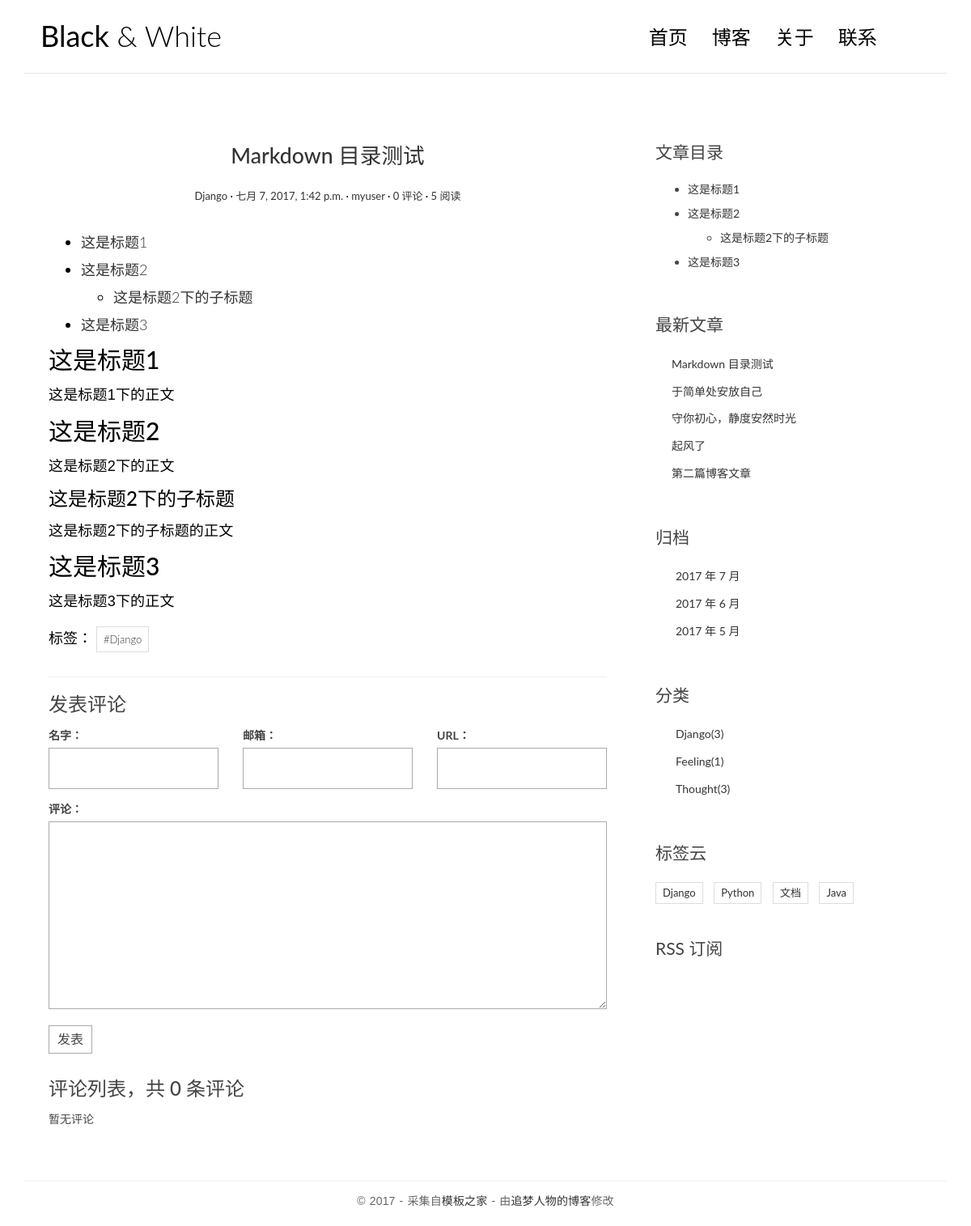
The page /post/8/ on the database its author committed.
### blog/models.py (models this page shows, shortened)
@python_2_unicode_compatible
class Post(models.Model):
    title = models.CharField(max_length=70)
    body = models.TextField()
    created_time = models.DateTimeField()
    modified_time = models.DateTimeField()
    excerpt = models.CharField(max_length=200, blank=True)
    category = models.ForeignKey(Category)
    tags = models.ManyToManyField(Tag, blank=True)
    author = models.ForeignKey(User)
    views = models.PositiveIntegerField(default=0)
    def increase_views(self):
        self.views += 1
        self.save(update_fields=['views'])
    def get_absolute_url(self):
        return reverse('blog:detail', kwargs={'pk': self.pk})
    class Meta:
        ordering = ['-created_time']
    def save(self, *args, **kwargs):
        if not self.excerpt:
            md = markdown.Markdown(extensions=[
                'markdown.extensions.extra',
                'markdown.extensions.codehilite',
            ])
            self.excerpt = strip_tags(md.convert(self.body))[:54]
        super(Post, self).save(*args, **kwargs)

@python_2_unicode_compatible
class Category(models.Model):
    name = models.CharField(max_length=100)

@python_2_unicode_compatible
class Tag(models.Model):
    name = models.CharField(max_length=100)

### blog/views.py (the view)
# urls.py: url(r'^post/(?P<pk>[0-9]+)/$', views.detail, name='detail'),
def detail(request, pk):
    post = get_object_or_404(Post, pk=pk)
    post.increase_views()
    md = markdown.Markdown(extensions=[
        'markdown.extensions.extra',
        'markdown.extensions.codehilite',
        TocExtension(slugify=slugify),
        ])
    post.body = md.convert(post.body)
    post.toc = md.toc
    form = CommentForm()
    comment_list = post.comment_set.all()
    context = {
        'post': post,
        'form': form,
        'comment_list': comment_list
    }
    return render(request, 'blog/detail.html', context=context)

### comments/forms.py
class CommentForm(forms.ModelForm):
    class Meta:
        model = Comment
        fields = ['name', 'email', 'url', 'text']

### blog/templatetags/blog_tags.py (called while the page is built)
@register.simple_tag
def get_recent_posts(num=5):
    return Post.objects.all().order_by('-created_time')[:num]

@register.simple_tag
def archives():
    return Post.objects.dates('created_time', 'month', order='DESC')

@register.simple_tag
def get_categories():
    return Category.objects.annotate(num_posts=Count('post')).filter(num_posts__gt=0)

@register.simple_tag
def get_tags():
    return Tag.objects.annotate(num_posts=Count('post')).filter(num_posts__gt=0)

### templates/blog/detail.html (shortened to what this page needs)
{% extends 'base.html' %}
{% block main %}
                <article class="post post-{{ post.pk }}">
                    <header class="entry-header">
                        <h1 class="entry-title">
                            <a href="{{ post.get_absolute_url }}">{{ post.title }}</a>
                        </h1>
                        <div class="entry-meta">
                            <span class="post-category"><a href="{% url 'blog:category' post.category.pk %}">{{ post.category.name }}</a></span>
                            <span class="post-date"><a href="{{ post.get_absolute_url }}"><time class="entry-date"
                                                                      datetime="{{ post.created_time }}">{{ post.created_time }}</time></a></span>
                            <span class="post-author"><a href="#">{{ post.author }}</a></span>
                            <span class="comments-link"><a href="#comment-area">{{ post.comment_set.count }} 评论</a></span>
                            <span class="views-count"><a href="{{ post.get_absolute_url }}">{{ post.views }} 阅读</a></span>
                        </div>
                    </header>
                    <div class="entry-content clearfix">
                        {{ post.body|safe }}
                        <div class="widget-tag-cloud">
                            <ul>
                                标签：
                                {% for tag in post.tags.all %}
                                    <li><a href="{% url 'blog:tag' tag.pk %}">#{{ tag.name }}</a></li>
                                {% endfor %}
                            </ul>
                        </div>
                    </div>
                </article>
                <section class="comment-area" id="comment-area">
                    <hr>
                    <h3>发表评论</h3>
                    <form action="{% url 'comments:post_comment' post.pk %}" method="post" class="comment-form">
                      <div class="row">
                        <div class="col-md-4">
                          <label for="{{ form.name.id_for_label }}">名字：</label>
                          {{ form.name }}
                        </div>
                        <div class="col-md-4">
                          <label for="{{ form.email.id_for_label }}">邮箱：</label>
                          {{ form.email }}
                        </div>
                        <div class="col-md-4">
                          <label for="{{ form.url.id_for_label }}">URL：</label>
                          {{ form.url }}
                        </div>
                        <div class="col-md-12">
                          <label for="{{ form.text.id_for_label }}">评论：</label>
                          {{ form.text }}
                          <button type="submit" class="comment-btn">发表</button>
                        </div>
                      </div>
                    </form>
                    <div class="comment-list-panel">
                        <h3>评论列表，共 <span>{{ post.comment_set.count }}</span> 条评论</h3>
                            <ul class="comment-list list-unstyled">
                              {% for comment in comment_list %}
                              <li class="comment-item">
                                <span class="nickname">{{ comment.name }}</span>
                                <time class="submit-date">{{ comment.created_time }}</time>
                                <div class="text">
                                  {{ comment.text }}
                                </div>
                              </li>
                              {% empty %}
                              暂无评论
                              {% endfor %}
                            </ul>
                    </div>
                </section>
{% endblock main %}
{% block toc %}
    <div class="widget widget-content">
        <h3 class="widget-title">文章目录</h3>
        {{ post.toc|safe }}
    </div>
{% endblock toc%}

### templates/base.html (shortened to what this page needs)
{% load staticfiles %}
{% load blog_tags %}
<!DOCTYPE html>
<html>
<head>
    <link rel="stylesheet" href="{% static 'blog/css/bootstrap.min.css' %}">
    <link rel="stylesheet" href="http://code.ionicframework.com/ionicons/2.0.1/css/ionicons.min.css">
    <link rel="stylesheet" href="{% static 'blog/css/pace.css' %}">
    <link rel="stylesheet" href="{% static 'blog/css/custom.css' %}">
    <link rel="stylesheet" href="{% static 'blog/css/highlights/github.css' %}">
</head>
<body>
<div class="container">
    <header id="site-header">
        <div class="row">
            <div class="col-md-4 col-sm-5 col-xs-8">
                <div class="logo">
                    <h1><a href="{% url 'blog:index' %}"><b>Black</b> &amp; White</a></h1>
                </div>
            </div>
            <div class="col-md-8 col-sm-7 col-xs-4">
                <nav class="main-nav" role="navigation">
                    <div class="collapse navbar-collapse" id="bs-example-navbar-collapse-1">
                        <ul class="nav navbar-nav navbar-right">
                            <li class="cl-effect-11"><a href="{% url 'blog:index' %}" data-hover="首页">首页</a></li>
                            <li class="cl-effect-11"><a href="full-width.html" data-hover="博客">博客</a></li>
                            <li class="cl-effect-11"><a href="about.html" data-hover="关于">关于</a></li>
                            <li class="cl-effect-11"><a href="contact.html" data-hover="联系">联系</a></li>
                        </ul>
                    </div>
                </nav>
            </div>
        </div>
    </header>
</div>
<div class="content-body">
    <div class="container">
        <div class="row">
            <main class="col-md-8">
                {% block main %}
                {% endblock main %}
            </main>
            <aside class="col-md-4">
                {% block toc %}
                {% endblock toc %}
                 <div class="widget widget-recent-posts">
                    <h3 class="widget-title">最新文章</h3>
                    {% get_recent_posts as recent_post_list %}
                    <ul>
                        {% for post in recent_post_list %}
                            <li>
                                <a href="{{ post.get_absolute_url }}">{{ post.title }}</a>
                            </li>
                        {% empty %}
                            暂无文章！
                        {% endfor %}
                    </ul>
                </div>
                 <div class="widget widget-archives">
                    <h3 class="widget-title">归档</h3>
                     {% archives as date_list %}
                    <ul>
                        {% for date in date_list %}
                        <li>
                            <a href="{% url 'blog:archives' date.year date.month %}">{{ date.year }} 年 {{ date.month }} 月</a>
                        </li>
                        {% empty %}
                        暂无归档！
                        {% endfor %}
                    </ul>
                </div>
                <div class="widget widget-category">
                    <h3 class="widget-title">分类</h3>
                    {% get_categories as category_list%}
                    <ul>
                        {% for category in category_list %}
                        <li>
                            <a href="{% url 'blog:category' category.pk %}">{{ category.name }}<span class="post-count">({{ category.num_posts }})</span></a>
                        </li>
                        {% empty %}
                        暂无分类!
                        {% endfor %}
                    </ul>
                </div>
                <div class="widget widget-tag-cloud">
                    <h3 class="widget-title">标签云</h3>
                    {% get_tags as tag_list %}
                    <ul>
                        {% for tag in tag_list %}
                        <li>
                            <a href="{% url 'blog:tag' tag.pk %}">{{ tag.name }}</a>
                        </li>
                        {% empty %}
                        暂无标签！
                        {% endfor %}
                    </ul>
                </div>
                <div class="rss">
                    <a href="{% url 'rss' %}"> RSS 订阅</a>
                </div>
            </aside>
        </div>
    </div>
</div>
<footer id="site-footer">
    <div class="container">
        <div class="row">
            <div class="col-md-12">
                <p class="copyright">&copy 2017 - 采集自<a href="http://www.cssmoban.com/"
                                                        target="_blank" title="模板之家">模板之家</a>
                    - 由<a href="http://zmrenwu.com/" title="网页模板" target="_blank">追梦人物的博客</a>修改
                </p>
            </div>
        </div>
    </div>
</footer>
</body>
</html>

### blog/static/blog/css/custom.css (style rules this page uses)
* { outline: none; }
h1, h2, h3, h4, h5, h6 { margin-top: 0; }
b { font-weight: 400; }
a { color: #333; }
body { color: #444; font-family: 'Lato', sans-serif; }
p { font-family: 'Ubuntu', sans-serif; font-weight: 400; word-spacing: 1px; letter-spacing: 0.01em; }
#site-header { background-color: #FFF; padding: 25px 20px; margin-bottom: 40px; border-bottom: 1px solid #e7e7e7; }
.logo h1 a { color: #000; }
.logo h1 { margin: 0; font-family: 'Lato', sans-serif; font-weight: 300; }
.main-nav { margin-top: 11px; max-width: 95%; }
.main-nav a { color: #000000 !important; padding: 0 0 5px 0 !important; margin-right: 30px; font-family: 'Lato', sans-serif; font-weight: 300; font-size: 24px; }
.cl-effect-11 a { padding: 10px 0; color: #0972b4; text-shadow: none; }
.cl-effect-11 a::before { position: absolute; top: 0; left: 0; overflow: hidden; padding: 0 0 5px 0 !important; max-width: 0; border-bottom: 1px solid #000; color: #000; content: attr(data-hover); white-space: nowrap; -webkit-transition: max-width 0.5s; -moz-transition: max-width 0.5s; transition: max-width 0.5s; }
.content-body { padding-bottom: 4em; }
.post { background: #fff; padding: 30px 30px 0; }
.entry-title { text-align: center; font-size: 1.9em; margin-bottom: 20px; line-height: 1.6; padding: 10px 20px 0; }
.entry-meta { text-align: center; color: #DDDDDD; font-size: 13px; margin-bottom: 30px; }
.entry-content { font-size: 18px; line-height: 1.9; font-weight: 300; color: #000; }
.post-category::after, .post-date::after, .post-author::after, .comments-link::after { content: ' ·'; color: #000; }
.widget { background: #fff; padding: 30px 0 0; }
.widget-title { font-size: 1.5em; margin-bottom: 20px; line-height: 1.6; padding: 10px 0 0; font-weight: 400; }
.widget-recent-posts ul { padding: 0; margin: 0; padding-left: 20px; }
.widget-recent-posts ul li { list-style-type: none; position: relative; line-height: 170%; margin-bottom: 10px; }
.widget-recent-posts ul li::before { content: '\f3d3'; font-family: "Ionicons"; position: absolute; left: -17px; top: 3px; font-size: 16px; color: #000; }
.widget-archives ul { padding: 0; margin: 0; padding-left: 25px; }
.widget-archives ul li { list-style-type: none; position: relative; line-height: 170%; margin-bottom: 10px; }
.widget-archives ul li::before { content: '\f3f3'; font-family: "Ionicons"; position: absolute; left: -25px; top: 1px; font-size: 16px; color: #000; }
.widget-category ul { padding: 0; margin: 0; padding-left: 25px; }
.widget-category ul li { list-style-type: none; position: relative; line-height: 170%; margin-bottom: 10px; }
.widget-category ul li::before { content: '\f3fe'; font-family: "Ionicons"; position: absolute; left: -25px; top: 1px; font-size: 18px; color: #000; }
.widget-tag-cloud ul { padding: 0; margin: 0; margin-right: -10px; }
.widget-tag-cloud ul li { list-style-type: none; font-size: 13px; display: inline-block; margin-right: 10px; margin-bottom: 10px; padding: 3px 8px; border: 1px solid #ddd; }
.widget-content ul ul { margin-top: 10px; }
.widget-content ul li { margin-bottom: 10px; }
.rss { font-size: 21px; margin-top: 30px; }
.rss a { color: #444; }
#site-footer { padding-top: 10px; padding: 0 0 1.5em 0; }
.copyright { text-align: center; padding-top: 1em; margin: 0; border-top: 1px solid #eee; color: #666; }
.contact-form input, .comment-form input { border: 1px solid #aaa; margin-bottom: 15px; width: 100%; padding: 15px 15px; font-size: 16px; line-height: 100%; transition: 0.4s border-color linear; }
.contact-form textarea, .comment-form textarea { border: 1px solid #aaa; margin-bottom: 15px; width: 100%; padding: 15px 15px; font-size: 16px; line-height: 20px !important; min-height: 183px; transition: 0.4s border-color linear; }
.comment-area { padding: 0 30px 0; }
.comment-form { margin-top: 15px; }
.comment-form .comment-btn { background-color: #fff; border: 1px solid #aaa; font-size: 16px; padding: 5px 10px; }
.comment-list-panel { margin-top: 30px; }
.comment-list { margin-top: 15px; }

### rows shown on the page
Post: title "Markdown 目录测试", category.name "Django", created_time "七月 7, 2017, 1:42 p.m.", author "myuser", comment_set.count "0", views "5", body "这是标题1 这是标题2 这是标题2下的子标题 这是标题3 这是标题1 这是标题1下的正文 这是标题2 这是标题2下的正文 这是标题2下的子标题 这是标题2下的子标题的正文 这是标题3 这是标题3下的正文", toc "这是标题1 这是标题2 这是标题2下的子标题 这是标题3"
Tag: name "Django"
Post: title "于简单处安放自己"
Post: title "守你初心，静度安然时光"
Post: title "起风了"
Post: title "第二篇博客文章"
Category: name "Django", num_posts "3"
Category: name "Feeling", num_posts "1"
Category: name "Thought", num_posts "3"
Tag: name "Python"
Tag: name "文档"
Tag: name "Java"

### other values the page prints
{{ date.year }} "2017" "2017" "2017"
{{ date.month }} "7" "6" "5"
